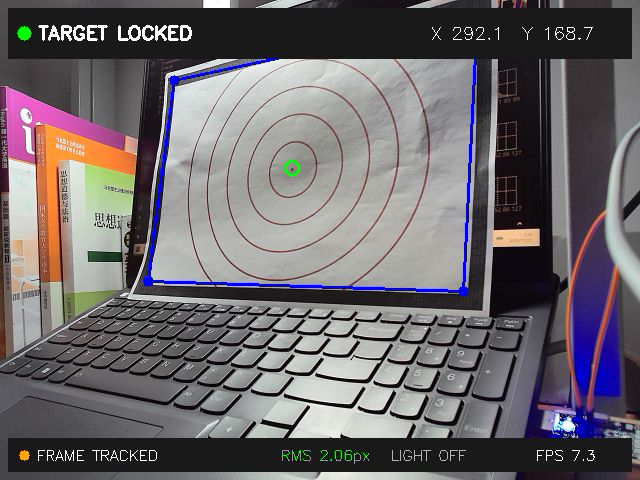
#> input picture example.jpeg, 640 x 480 px; its folder holds only this picture in this run
$ python -i target_center.py   (imports and definitions only)
#> lines starting #> are read from the running program, lines starting #| are printed output that depends on the picture; after the words box and inside, x2 and y2 are one past the last pixel; in counts of white or black regions, pixels touching at a corner belong together
#> further down, picture is the input picture: shape (480, 640, 3); mean B, G, R 107.3, 103.6, 108.4
### vision/native_backend.py
"""C++/NEON 加速后端桥接。"""

import ctypes
import glob
import os
import threading
from typing import List, Optional, Tuple, TypedDict

import numpy as np

from common.config import (
    TARGET_ACCEL_BACKEND,
    TARGET_ACCEL_LIB_PATH,
)


class NativeLkResult(TypedDict):
    corners: np.ndarray
    tracked_points: np.ndarray
    inlier_count: int
    support_ratio: float
    area_ratio: float
    max_shift: float


# [6 lines left out: function _resolve_library_path, not called in this run]


class NativeVisionBackend:
    def __init__(self) -> None:
        self._lock = threading.Lock()
        self._initialized = False
        self._available = False
        self._backend_mode = TARGET_ACCEL_BACKEND.lower().strip()
        self._lib: Optional[ctypes.CDLL] = None
        self._loaded_dep_libs: List[ctypes.CDLL] = []
        self._failure_reason = ""

    # [9 lines left out: functions is_available, failure_reason, not called in this run]

    @property
    def backend_mode(self) -> str:
        return self._backend_mode

    # [404 lines left out: functions _ensure_initialized, _preload_dependency_libraries, _configure_signatures, _as_u8_image, _as_f32_array, _as_f64_array and 6 more, not called in this run]


_RING_FIT_ERRORS = {
    -1: "empty red mask",
    -2: "insufficient ring candidates",
    -3: "ring centers inconsistent",
    -4: "joint circle fit failed",
    -5: "joint radii outside target range",
}


_NATIVE_BACKEND_SINGLETON: Optional[NativeVisionBackend] = None


def get_native_backend() -> NativeVisionBackend:
    global _NATIVE_BACKEND_SINGLETON
    if _NATIVE_BACKEND_SINGLETON is None:
        _NATIVE_BACKEND_SINGLETON = NativeVisionBackend()
    return _NATIVE_BACKEND_SINGLETON

### vision/target_center.py
"""红色圆环提取与同心圆靶心拟合。"""

import math
from typing import List, Optional, Tuple

import cv2
import numpy as np

from common.config import (
    TARGET_ACCEL_USE_CPP_RING_FIT,
    CENTER_MAX_OFFSET_PX,
    CENTER_PRIOR_WEIGHT,
    CHECK_RING_RADIUS,
    CENTER_DETECT_SCALE,
    FAR_CENTER_DETECT_SCALE,
    FAR_RED_EXCESS_THRESHOLD,
    FAR_WEAK_RED_EXCESS_THRESHOLD,
    FIT_RMS_WARNING_THRESHOLD,
    MAX_POINTS_PER_RING,
    MAX_RADIUS_ERROR,
    RECT_HEIGHT,
    RECT_WIDTH,
    RAW_CENTER_CLUSTER_PX,
    RAW_CENTER_DETECT_SCALE,
    RAW_CENTER_MIN_CANDIDATES,
    RAW_CENTER_RED_THRESHOLD,
    RED_CLOSE_KERNEL,
    RED_HSV_HIGH1,
    RED_HSV_HIGH2,
    RED_HSV_LOW1,
    RED_HSV_LOW2,
    RED_LOW_LIGHT_MAX_VALUE,
    RED_LOW_LIGHT_MIN_SATURATION,
    RED_LOW_LIGHT_MIN_VALUE,
    RING_RADII_PX,
    RING_SEARCH_TOLERANCE,
)
from vision.native_backend import get_native_backend

_NATIVE_BACKEND = get_native_backend()

CANDIDATE_SCORE_MAX_POINTS = 16


def detect_raw_target_center(frame):
    height, width = frame.shape[:2]
#> height = 480; width = 640
    if height <= 0 or width <= 0:
        return None

    analysis_width = max(1, int(round(width * RAW_CENTER_DETECT_SCALE)))
#> analysis_width = 320
    analysis_height = max(1, int(round(height * RAW_CENTER_DETECT_SCALE)))
#> analysis_height = 240
    analysis = cv2.resize(
        frame,
        (analysis_width, analysis_height),
        interpolation=cv2.INTER_AREA
    )
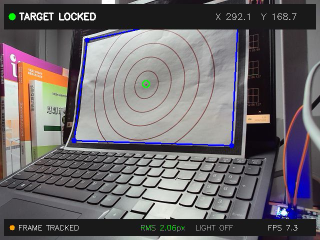
#> analysis: shape (240, 320, 3); mean B, G, R 107.4, 103.7, 108.5
    blue = analysis[:, :, 0]
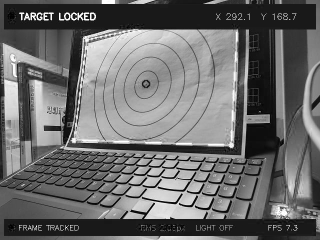
#> blue: shape (240, 320); min 0, max 255, mean 107.4
    green = analysis[:, :, 1]
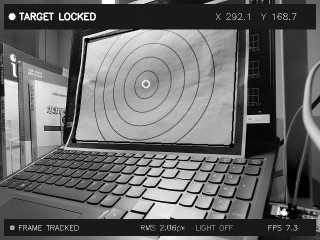
#> green: shape (240, 320); min 0, max 255, mean 103.7
    red = analysis[:, :, 2]
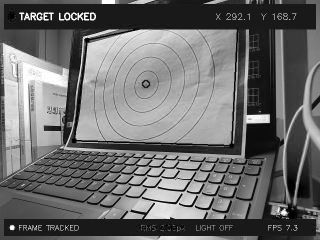
#> red: shape (240, 320); min 0, max 255, mean 108.5
    red_excess = cv2.subtract(
        red,
        cv2.max(green, blue)
    )
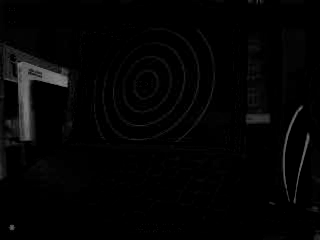
#> red_excess: shape (240, 320); min 0, max 135, mean 4.1
    _, mask = cv2.threshold(
        red_excess,
        RAW_CENTER_RED_THRESHOLD,
        255,
        cv2.THRESH_BINARY
    )
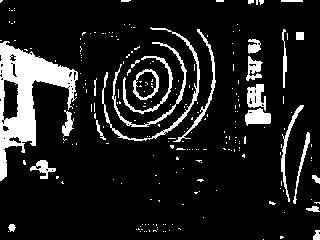
#> mask: shape (240, 320); 12.1% white; 234 white regions (209 under 20 px), largest, box (x1, y1, x2, y2) and area: (0, 41, 78, 181) 3912, (102, 27, 200, 141) 702, (112, 42, 187, 127) 541
    mask = cv2.morphologyEx(
        mask,
        cv2.MORPH_CLOSE,
        RED_CLOSE_KERNEL,
        iterations=1
    )
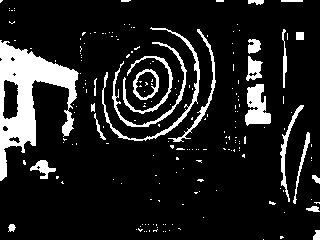
#> mask: shape (240, 320); 12.8% white; 195 white regions (172 under 20 px)

    contours, _ = cv2.findContours(
        mask,
        cv2.RETR_LIST,
        cv2.CHAIN_APPROX_SIMPLE
    )
#> contours = 204 contours, 178 with area under 20; largest, box (x1, y1, x2, y2) and area: (0, 40, 79, 181) 4538, (245, 84, 271, 126) 635, (133, 69, 159, 100) 590, (2, 79, 19, 120) 525, (102, 27, 200, 141) 519
    scale_x = width / float(analysis_width)
#> scale_x = 2
    scale_y = height / float(analysis_height)
#> scale_y = 2
    candidates = []
    for contour in contours:
        if len(contour) < 8:
            continue
        (center_x, center_y), (axis_a, axis_b), _ = cv2.fitEllipse(
            contour
        )
        min_axis = min(axis_a, axis_b)
        if min_axis < 4.0:
            continue
        axis_ratio = max(axis_a, axis_b) / min_axis
        radius = (axis_a + axis_b) / 4.0
        if radius < 6.0 or axis_ratio > 2.2:
            continue
        candidates.append((
            np.asarray(
                [
                    center_x * scale_x,
                    center_y * scale_y
                ],
                dtype=np.float32
            ),
            radius * (scale_x + scale_y) * 0.5
        ))
#> this loop made 204 passes
#> contour on passes 1, 3, 4: [[263, 239]], [[165, 231]], [[163, 231]]
#> after the loop, candidates = 11 items, first 6: ([84.78, 336.7], 19.48), ([-86.93, 152.7], 504.6), ([290.6, 168.1], 23.29), ([291.4, 168.1], 27.76), ([502.2, 136.5], 22.5), ([293.3, 167.8], 51.55)

    if len(candidates) < RAW_CENTER_MIN_CANDIDATES:
        return None

    best_cluster = []
    best_score = None
    for center, radius in candidates:
        cluster = [
            candidate
            for candidate in candidates
            if np.linalg.norm(
                candidate[0] - center
            ) <= RAW_CENTER_CLUSTER_PX
        ]
        if len(cluster) < RAW_CENTER_MIN_CANDIDATES:
            continue
        radius_bins = {
            int(round(candidate[1] / 10.0))
            for candidate in cluster
        }
        score = (
            len(radius_bins),
            len(cluster)
        )
        if (
            len(radius_bins) >= 2
            and (
                best_score is None
                or score > best_score
            )
        ):
            best_score = score
            best_cluster = cluster
#> this loop made 11 passes
#> (center, radius, best_score) on pass 3: ([290.6, 168.1], 23.29, (5, 5))
#> (radius, cluster) on passes 1, 2, 5, 8, 9, 10: (19.48, [([84.78, 336.7], 19.48)]), (504.6, [([-86.93, 152.7], 504.6)]), (22.5, [([502.2, 136.5], 22.5)]), (107.5, [([45.04, 204.7], 107.5)]), (13.98, [([506.9, 91.67], 13.98)]), (96.1, [([349.4, 166.9], 96.1)])

    if not best_cluster:
        return None
    center = np.median(
        np.asarray(
            [candidate[0] for candidate in best_cluster],
            dtype=np.float32
        ),
        axis=0
    )
#> center = [293.3, 168.1]
    return (
        float(center[0]),
        float(center[1])
    )


# [838 lines left out: functions extract_red_mask, extract_dim_red_mask, collect_ring_points, joint_circle_fit, calculate_fit_rms, check_angular_coverage and 5 more, not called in this run]

>>> import cv2
>>> picture = cv2.imread('../example.jpeg')
>>> result = detect_raw_target_center(picture)
#> result = (293.3, 168.1)
